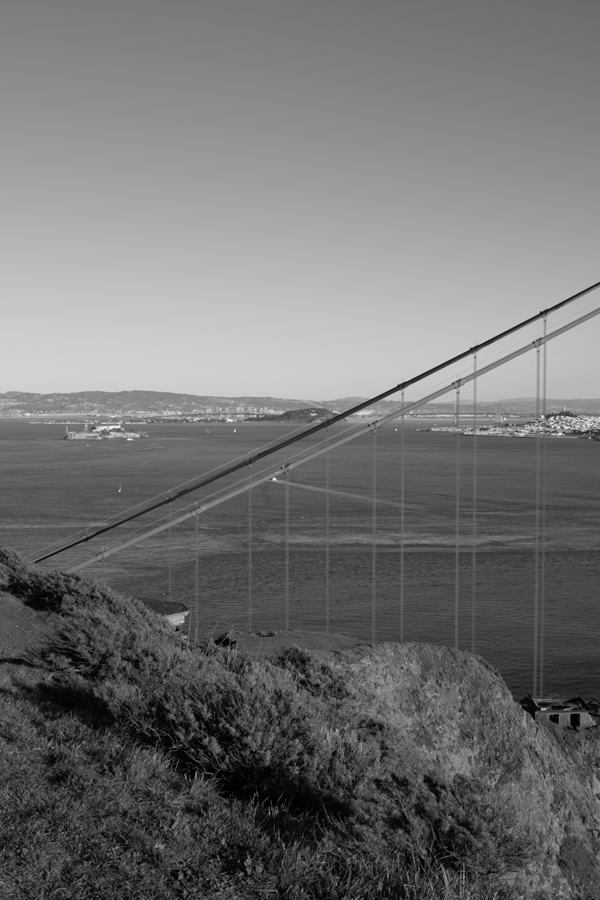
#> input picture SIFT_RANSAC_STITCH/data/goldengate/goldengate-00.png, 600 x 900 px, found by its file name
$ python stitch.py
#> lines starting #> are read from the running program, lines starting #| are printed output that depends on the picture
# FURKAN ŞAHİN 250201042


import cv2
import numpy as np
import copy


# Loading the images
img0 = cv2.imread('data/goldengate/goldengate-00.png')
#> img0 is the input picture: shape (900, 600, 3); min 0, max 249, mean 113.3
img1 = cv2.imread('data/goldengate/goldengate-01.png')
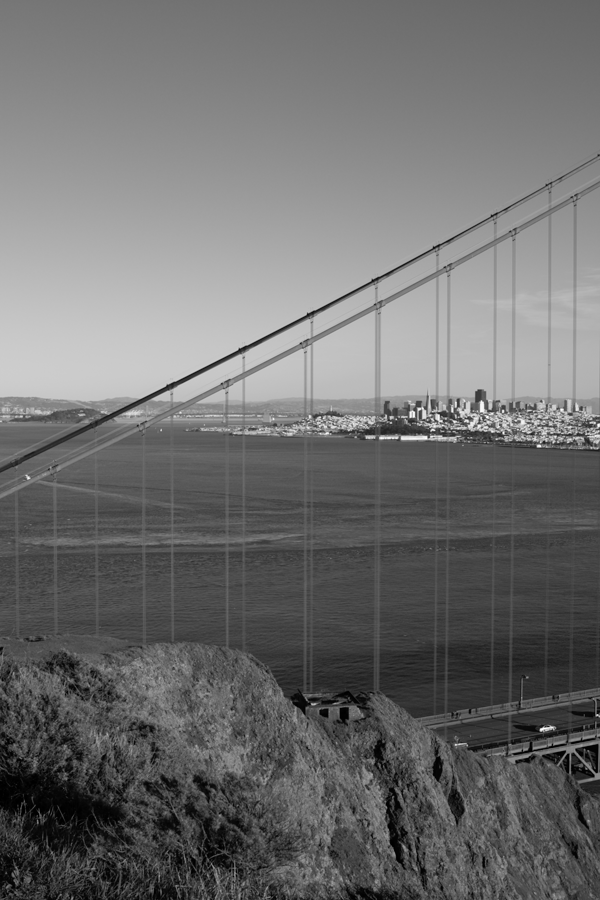
#> input picture SIFT_RANSAC_STITCH/data/goldengate/goldengate-01.png, 600 x 900 px, found by its file name
#> img1 is the input picture: shape (900, 600, 3); min 0, max 255, mean 110.4
img2 = cv2.imread('data/goldengate/goldengate-02.png')
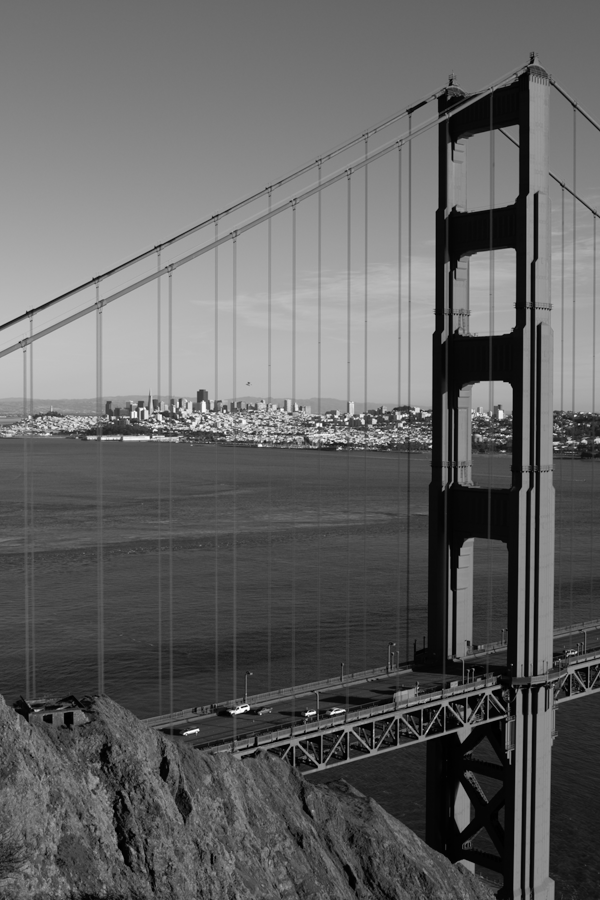
#> input picture SIFT_RANSAC_STITCH/data/goldengate/goldengate-02.png, 600 x 900 px, found by its file name
#> img2 is the input picture: shape (900, 600, 3); min 0, max 255, mean 98.5
img3 = cv2.imread('data/goldengate/goldengate-03.png')
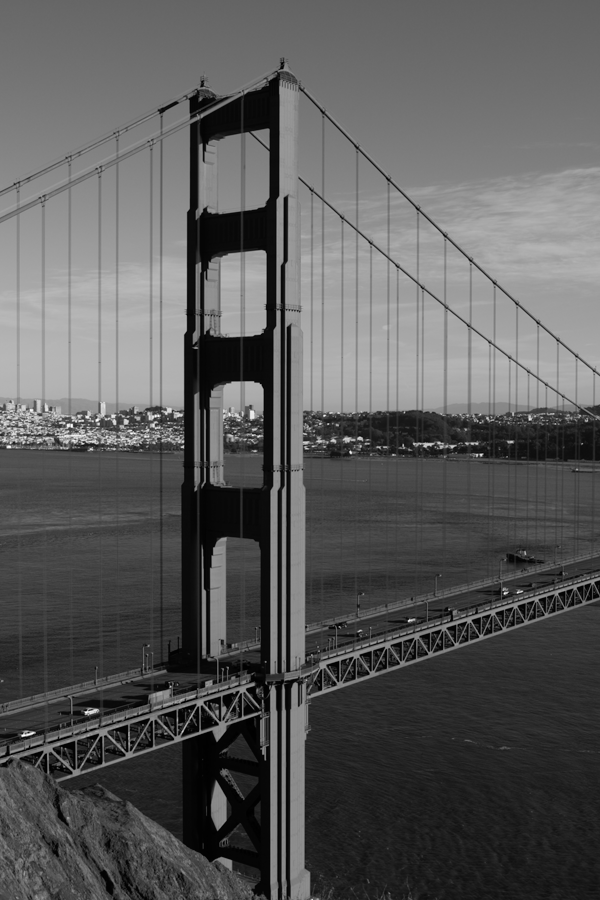
#> input picture SIFT_RANSAC_STITCH/data/goldengate/goldengate-03.png, 600 x 900 px, found by its file name
#> img3 is the input picture: shape (900, 600, 3); min 0, max 255, mean 89.9
img4 = cv2.imread('data/goldengate/goldengate-04.png')
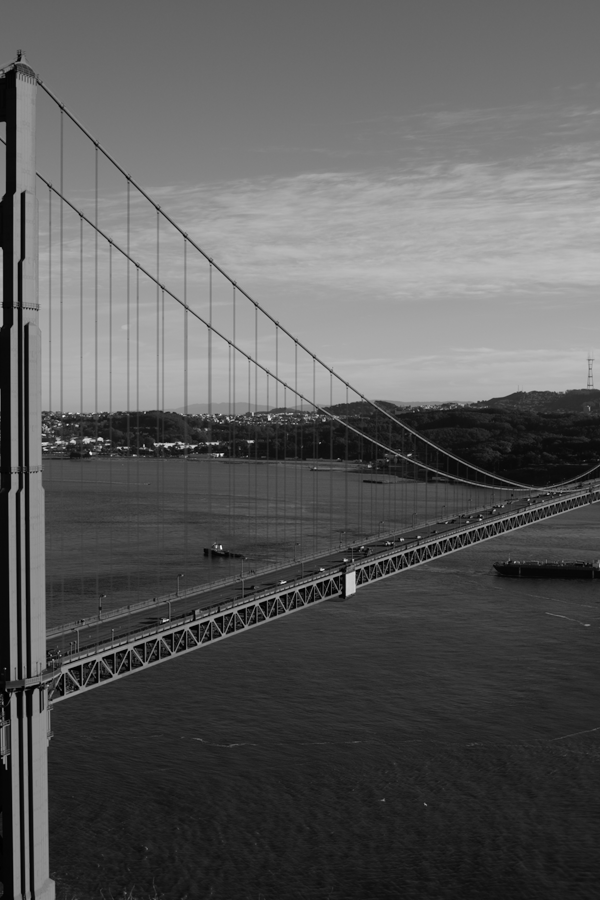
#> input picture SIFT_RANSAC_STITCH/data/goldengate/goldengate-04.png, 600 x 900 px, found by its file name
#> img4 is the input picture: shape (900, 600, 3); min 0, max 246, mean 90
img5 = cv2.imread('data/goldengate/goldengate-05.png')
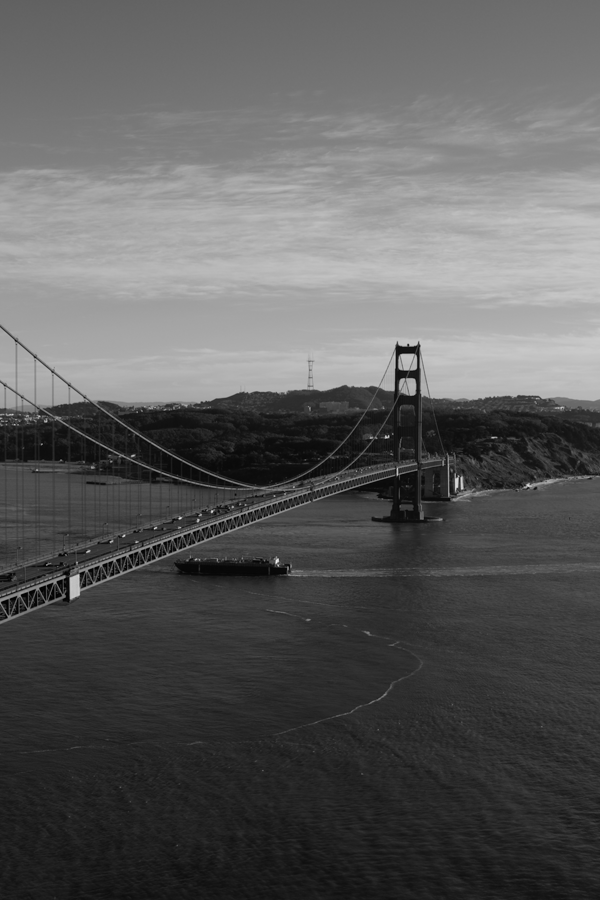
#> input picture SIFT_RANSAC_STITCH/data/goldengate/goldengate-05.png, 600 x 900 px, found by its file name
#> img5 is the input picture: shape (900, 600, 3); min 0, max 244, mean 91.9

# Creating an array which holds images
imagesList = [img0, img1, img2, img3, img4, img5]

# Converting images to grayscale
gray0 = cv2.cvtColor(img0, cv2.COLOR_BGR2GRAY)
gray1 = cv2.cvtColor(img1, cv2.COLOR_BGR2GRAY)
gray2 = cv2.cvtColor(img2, cv2.COLOR_BGR2GRAY)
gray3 = cv2.cvtColor(img3, cv2.COLOR_BGR2GRAY)
gray4 = cv2.cvtColor(img4, cv2.COLOR_BGR2GRAY)
gray5 = cv2.cvtColor(img5, cv2.COLOR_BGR2GRAY)

# Creating an array which holds grayscales
grayList = [gray0, gray1, gray2, gray3, gray4, gray5]

panoramas = [] # holds created panoramas


def stitch_pictures():
     # deep copy arrays
    copyGrayList = copy.deepcopy(grayList)
    copyImagesList = copy.deepcopy(imagesList)


    # Creates panoramas according to center images image2 and image3 like that :
    # left: image0 + right: image2 = panorama0_2
    # left: image2 + right: image4 = panorama2_4
    # left: image1 + right: image3 = panorama1_3
    # left: image3 + right: image5 = panorama3_5

    for i in range(4):
        # Initiate SIFT detector
        sift = cv2.SIFT_create()

        # find key points and descriptor for right image and left image
        kp1, des1 = sift.detectAndCompute(
            copyGrayList[i+2], None)  # right image
        kp2, des2 = sift.detectAndCompute(copyGrayList[i], None)  # left image

        # assign values
        imgLeft = copyImagesList[i]
        grayLeft = copyGrayList[i]
        imgRight = copyImagesList[i+2]
        grayRight = copyGrayList[i+2]

        # get a panorama image which is created using right image and left image
        pano = createPanoramas(imgLeft, imgRight, grayLeft,
                      grayRight, kp1, kp2, des1, des2)

        panoramas.append(pano) # save created panorama to the array
        #cv2.imwrite("data/panorama_"+str(i)+"_"+str(i+2)+".png", pano)


def stitch_panoramas():

    # Stitch panoramas
    # left: panorama0_2 + right: panorama1_3 = pano
    # left: panorama2_4 + right: panorama3_5 = pano2
    # left: pano + right: pano2 = panorama


    # Initiate SIFT detector
    sift = cv2.SIFT_create()

    # find key points and descriptor for images in panoramas array  holds created panoramas)

    grayLeftPanorama = cv2.cvtColor(panoramas[0], cv2.COLOR_BGR2GRAY) # get panorama0_2 graysacle
    grayRightPanorama = cv2.cvtColor(panoramas[1], cv2.COLOR_BGR2GRAY) # get panorama1_3 grayscale
    kp1, des1 = sift.detectAndCompute(grayRightPanorama, None)  # right image
    kp2, des2 = sift.detectAndCompute(grayLeftPanorama, None)  # left image

    imgLeft = panoramas[0] # get panorama0_2
    grayLeft = grayLeftPanorama
    imgRight = panoramas[1] # get panorama1_3
    grayRight = grayRightPanorama

    # stitch panorama0_2 and panorama1_3
    pano = createPanoramas(imgLeft, imgRight, grayLeft,grayRight, kp1, kp2, des1, des2)


    grayLeftPanorama = cv2.cvtColor(panoramas[2], cv2.COLOR_BGR2GRAY) # get panorama2_4 graysacle
    grayRightPanorama = cv2.cvtColor(panoramas[3], cv2.COLOR_BGR2GRAY) # get panorama3_5 grayscale
    kp1, des1 = sift.detectAndCompute(grayRightPanorama, None)  # right image
    kp2, des2 = sift.detectAndCompute(grayLeftPanorama, None)  # left image

    imgLeft = panoramas[2] # get panorama2_4
    grayLeft = grayLeftPanorama
    imgRight = panoramas[3] # get panorama3_5
    grayRight = grayRightPanorama

    # stitch panorama2_4 and panorama3_5
    pano2 = createPanoramas(imgLeft, imgRight, grayLeft,grayRight, kp1, kp2, des1, des2)


    grayLeftPanorama = cv2.cvtColor(pano, cv2.COLOR_BGR2GRAY) # get pano (0123) graysacle
    grayRightPanorama = cv2.cvtColor(pano2, cv2.COLOR_BGR2GRAY) # get pano2 (2345) graysacle
    kp1, des1 = sift.detectAndCompute(grayRightPanorama, None)  # right image
    kp2, des2 = sift.detectAndCompute(grayLeftPanorama, None)  # left image

    imgLeft = pano # get pano (0123)
    grayLeft = grayLeftPanorama
    imgRight = pano2 # get pano (2345)
    grayRight = grayRightPanorama

    # stitch pano and pano2
    pano3 = createPanoramas(imgLeft, imgRight, grayLeft,grayRight, kp1, kp2, des1, des2)
    cv2.imwrite("data/panorama.png",pano3)


def createPanoramas(imgLeft, imgRight, grayLeft, grayRight, kp1, kp2, des1, des2):

    # Create a BFMatcher object.
    bf = cv2.BFMatcher()

    # Find matching points
    matches = bf.knnMatch(des1, des2,k=2)


    all_matches = []
    for m, n in matches:
        all_matches.append(m)

    # Mark the mathces on the image
    draw_params = dict(matchColor=(0, 255, 0), singlePointColor=None, flags=2)
    img3 = cv2.drawMatches(imgRight, kp1, imgLeft, kp2,
                           all_matches[:2300], None, **draw_params)

    # Apply ratio test
    good = []
    for m, n in matches:
        if m.distance < 0.70 * n.distance:
            good.append(m)

    # Find Homograhy Matrice
    MIN_MATCH_COUNT = 10
    if len(good) > MIN_MATCH_COUNT:
        src_pts = np.float32(
            [kp1[m.queryIdx].pt for m in good]).reshape(-1, 1, 2)
        dst_pts = np.float32(
            [kp2[m.trainIdx].pt for m in good]).reshape(-1, 1, 2)

        HM, mask = cv2.findHomography(src_pts, dst_pts, cv2.RANSAC, 5.0)
        h, w = grayRight.shape
        pts = np.float32([[0, 0], [0, h-1], [w-1, h-1],
                          [w-1, 0]]).reshape(-1, 1, 2)

        # apply perspective transform
        dst = cv2.perspectiveTransform(pts, HM)
        grayLeft = cv2.polylines(
            grayLeft, [np.int32(dst)], True, 255, 3, cv2.LINE_AA)
        #cv2.imwrite("data/original_image_overlapping.png", grayLeft)
    else:
        print("Not enought matches are found - %d/%d",
              (len(good)/MIN_MATCH_COUNT))

    # apply warp process
    dst = cv2.warpPerspective(
        imgRight, HM, (imgLeft.shape[1] + imgRight.shape[1], imgLeft.shape[0]))
    dst[0:imgLeft.shape[0], 0:imgLeft.shape[1]] = imgLeft

    # apply trim
    def trim(frame):
        # crop top
        if not np.sum(frame[0]):
            return trim(frame[1:])
        # crop top
        if not np.sum(frame[-1]):
            return trim(frame[:-2])
        # crop top
        if not np.sum(frame[:, 0]):
            return trim(frame[:, 1:])
        # crop top
        if not np.sum(frame[:, -1]):
            return trim(frame[:, :-2])
        return frame
    return trim(dst)


stitch_pictures()
#> in stitch_pictures, `copyGrayList = copy.deepcopy(grayList)`: copyGrayList = 6 items
#> the loop in stitch_pictures, `for i in range(4):` made 4 passes
#> matches in createPanoramas on passes 1 to 4: 2486 matches, 1963 matches, 992 matches, 648 matches
#> after the loop in stitch_pictures, `for i in range(4):`: panoramas = 4 items
stitch_panoramas()
#> in stitch_panoramas, `kp1, des1 = sift.detectAndCompute(grayRightPanorama, None)`: kp1 = 4706 keypoints; strongest (x, y, size): (541, 729, 2.4), (539, 446, 2.4), (1083, 463, 2.5), (720, 449, 2.1)
#> in stitch_panoramas, `kp2, des2 = sift.detectAndCompute(grayLeftPanorama, None)`: kp2 = 5507 keypoints; strongest (x, y, size): (766, 727, 2.9), (863, 741, 2.6), (842, 739, 2.5), (786, 447, 2.6)
#> in createPanoramas (call 5), `matches = bf.knnMatch(des1, des2,k=2)`: matches = 4706 matches
#> after the loop in createPanoramas (call 5), `for m, n in matches:`: good = 2208 matches
#> in createPanoramas (call 5), `src_pts = np.float32( [kp1[m.queryIdx].pt for m in good]).reshape(-1, ..`: src_pts = 2208 rows, first 8: [3.21, 409.4], [6.96, 763.4], [7.72, 409.6], [7.94, 416.3], [8.08, 672.1], [8.61, 885.8], [9.45, 820.5], [9.82, 699.8]
#> in createPanoramas (call 5), `dst_pts = np.float32( [kp2[m.trainIdx].pt for m in good]).reshape(-1, ..`: dst_pts = 2208 rows, first 8: [237.8, 409.1], [240.7, 754.8], [242.1, 409.2], [242.2, 415.8], [241.4, 665.6], [241.3, 873.7], [242.5, 810.2], [244.2, 693.1]
#> in createPanoramas (call 5), `grayLeft = cv2.polylines( grayLeft, [np.int32(dst)], True, 255, 3, cv2..`: grayLeft: shape (900, 1200); min 0, max 255, mean 105.7
#> in stitch_panoramas, `kp1, des1 = sift.detectAndCompute(grayRightPanorama, None)`: kp1 = 2766 keypoints; strongest (x, y, size): (350, 452, 1.9), (481, 455, 2), (23, 735, 2.1), (183, 447, 1.9)
#> in stitch_panoramas, `kp2, des2 = sift.detectAndCompute(grayLeftPanorama, None)`: kp2 = 3682 keypoints; strongest (x, y, size): (602, 453, 2), (430, 446, 1.9), (314, 712, 2), (332, 713, 2.2)
#> in createPanoramas (call 6), `matches = bf.knnMatch(des1, des2,k=2)`: matches = 2766 matches
#> after the loop in createPanoramas (call 6), `for m, n in matches:`: good = 1216 matches
#> in createPanoramas (call 6), `src_pts = np.float32( [kp1[m.queryIdx].pt for m in good]).reshape(-1, ..`: src_pts = 1216 rows, first 8: [3.58, 753.4], [4.03, 407.9], [4.37, 405.6], [5.05, 443.3], [5.93, 857.8], [6.47, 864.1], [7.34, 753.8], [7.34, 753.8]
#> in createPanoramas (call 6), `dst_pts = np.float32( [kp2[m.trainIdx].pt for m in good]).reshape(-1, ..`: dst_pts = 1216 rows, first 8: [251.5, 744.3], [255.6, 407.4], [256, 405], [256.3, 441.9], [252.5, 845.9], [252.9, 852], [255.3, 744.9], [255.3, 744.9]
#> in createPanoramas (call 6), `grayLeft = cv2.polylines( grayLeft, [np.int32(dst)], True, 255, 3, cv2..`: grayLeft: shape (900, 1200); min 0, max 255, mean 96.6
#> in stitch_panoramas, `kp1, des1 = sift.detectAndCompute(grayRightPanorama, None)`: kp1 = 4220 keypoints; strongest (x, y, size): (602, 453, 2), (430, 446, 1.9), (314, 712, 2), (332, 713, 2.2)
#> in stitch_panoramas, `kp2, des2 = sift.detectAndCompute(grayLeftPanorama, None)`: kp2 = 6646 keypoints; strongest (x, y, size): (766, 727, 2.9), (863, 741, 2.6), (1224, 462, 2.7), (842, 739, 2.5)
#> in createPanoramas (call 7), `matches = bf.knnMatch(des1, des2,k=2)`: matches = 4220 matches
#> in createPanoramas (call 7), `img3 = cv2.drawMatches(imgRight, kp1, imgLeft, kp2, all_matches[:2300]..`:
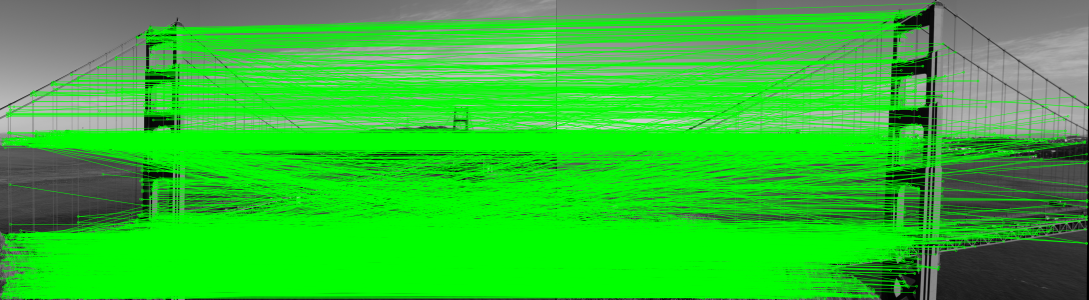
#> img3: shape (900, 3266, 3) (shown at 1/3 size); mean of channels 0, 1, 2 50, 190.3, 50; drawn as B, G, R
#> after the loop in createPanoramas (call 7), `for m, n in matches:`: good = 1539 matches
#> in createPanoramas (call 7), `src_pts = np.float32( [kp1[m.queryIdx].pt for m in good]).reshape(-1, ..`: src_pts = 1539 rows, first 8: [6.03, 780.2], [6.61, 702.8], [7.7, 425.5], [8.14, 416.6], [9.18, 435.1], [11.04, 739], [13.18, 780.9], [13.98, 766]
#> in createPanoramas (call 7), `dst_pts = np.float32( [kp2[m.trainIdx].pt for m in good]).reshape(-1, ..`: dst_pts = 1539 rows, first 8: [511.1, 775], [514.4, 699.4], [520.9, 424.9], [521.1, 416.1], [521.9, 434.5], [517.3, 734.6], [518.1, 776.6], [519.4, 761.6]
#> in createPanoramas (call 7), `HM, mask = cv2.findHomography(src_pts, dst_pts, cv2.RANSAC, 5.0)`: HM = [[0.824, -0.0184, 522.5], [-0.119, 0.995, 2.55], [-0.000294, 7.46e-06, 1]]; mask = 1539 values, max 1 at index 0, min 0 at index 201, mean 0.964
#> in createPanoramas (call 7), `dst = cv2.perspectiveTransform(pts, HM)`: dst = [[522.5, 2.55], [502.6, 891.4], [3652, 1355.1], [3732.7, -386.4]]
#> in createPanoramas (call 7), `grayLeft = cv2.polylines( grayLeft, [np.int32(dst)], True, 255, 3, cv2..`: grayLeft: shape (900, 1596); min 0, max 255, mean 103.2
#> in createPanoramas (call 7), `dst[0:imgLeft.shape[0], 0:imgLeft.shape[1]] = imgLeft`:
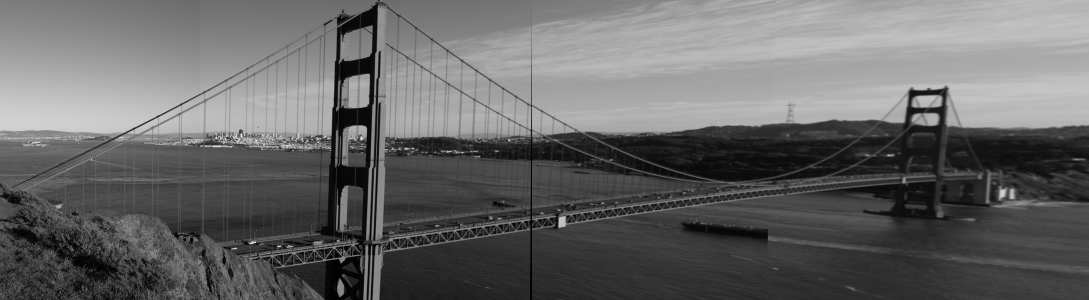
#> dst: shape (900, 3266, 3) (shown at 1/3 size); min 0, max 254, mean 102.8
